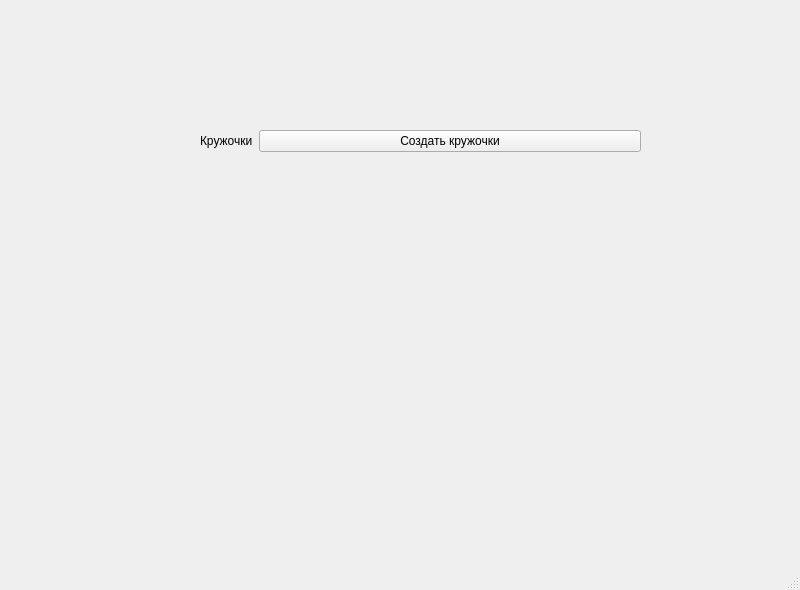
<?xml version="1.0" encoding="UTF-8"?>
<ui version="4.0">
 <class>MainWindow</class>
 <widget class="QMainWindow" name="MainWindow">
  <property name="geometry">
   <rect>
    <x>0</x>
    <y>0</y>
    <width>800</width>
    <height>590</height>
   </rect>
  </property>
  <property name="windowTitle">
   <string>MainWindow</string>
  </property>
  <widget class="QWidget" name="centralwidget">
   <widget class="QWidget" name="formLayoutWidget">
    <property name="geometry">
     <rect>
      <x>200</x>
      <y>130</y>
      <width>441</width>
      <height>311</height>
     </rect>
    </property>
    <layout class="QFormLayout" name="formLayout">
     <item row="0" column="0">
      <widget class="QLabel" name="label">
       <property name="text">
        <string>Кружочки</string>
       </property>
      </widget>
     </item>
     <item row="0" column="1">
      <widget class="QPushButton" name="pushButton">
       <property name="text">
        <string>Создать кружочки</string>
       </property>
      </widget>
     </item>
    </layout>
   </widget>
  </widget>
  <widget class="QMenuBar" name="menubar">
   <property name="geometry">
    <rect>
     <x>0</x>
     <y>0</y>
     <width>800</width>
     <height>26</height>
    </rect>
   </property>
  </widget>
  <widget class="QStatusBar" name="statusbar"/>
 </widget>
 <resources/>
 <connections/>
</ui>
